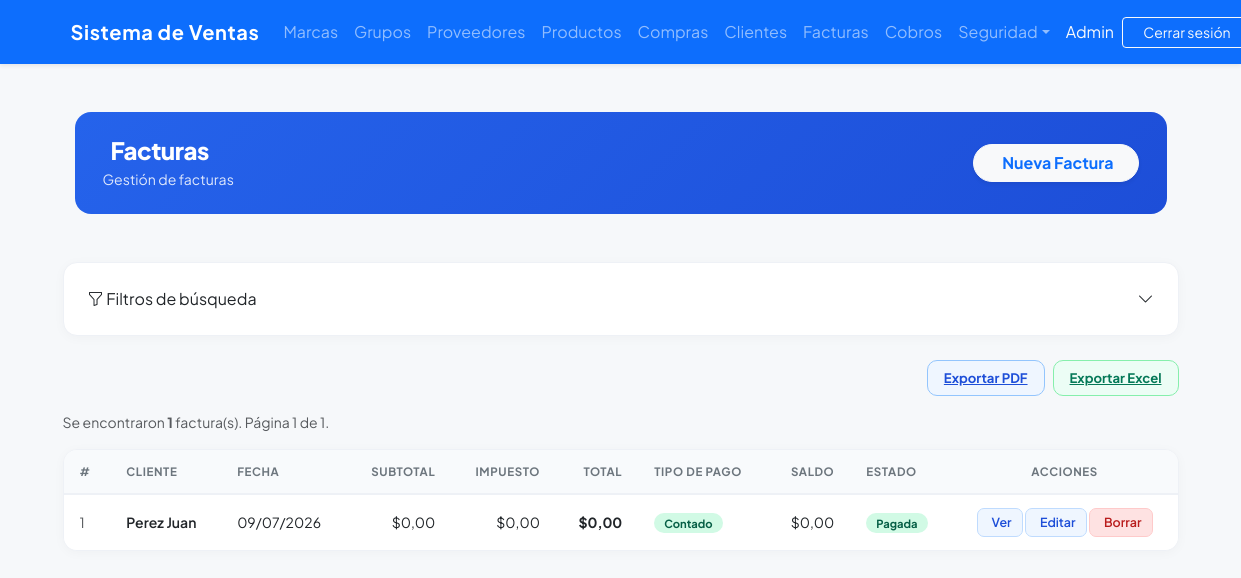
Page /invoices/ (signed in) on the earlier database version.
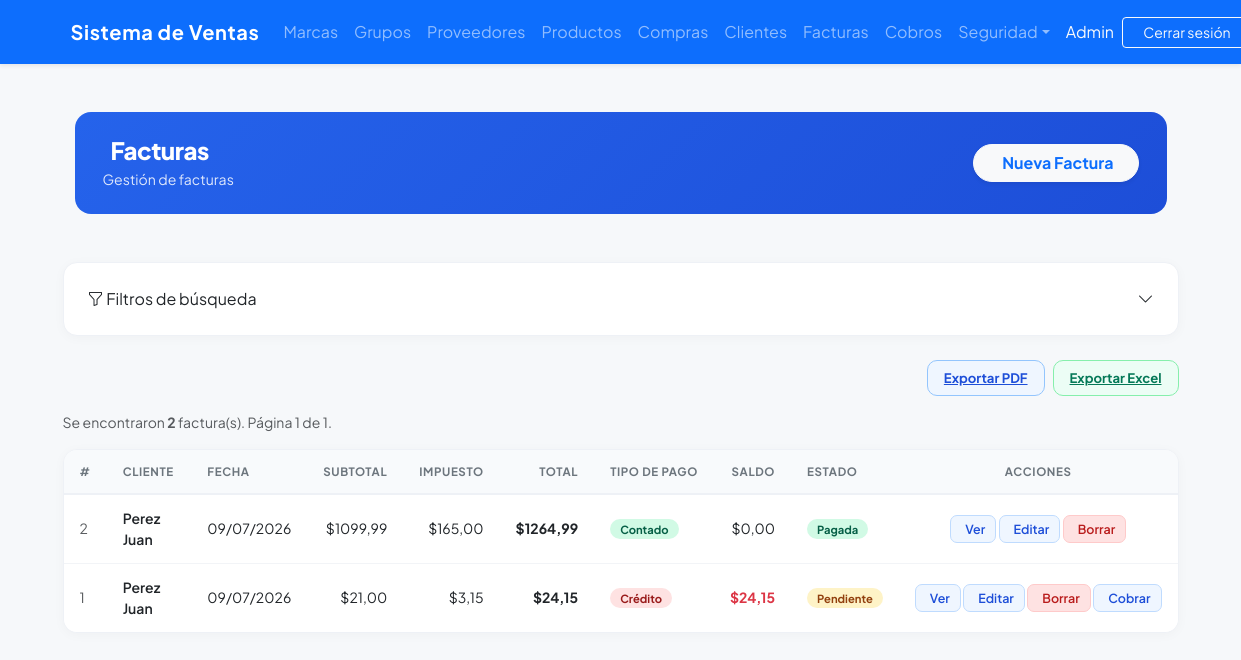
Same page on the later database version.
### billing/models.py (models this page shows, shortened)
class Invoice(models.Model):
    TIPO_PAGO = [
        ('contado', 'Contado'),
        ('credito', 'Crédito'),
    ]
    ESTADO = [
        ('PENDIENTE', 'Pendiente'),
        ('PAGADA', 'Pagada'),
        ('ANULADA', 'Anulada'),
    ]
    customer = models.ForeignKey(Customer, on_delete=models.PROTECT, related_name='Facturas', verbose_name='Cliente')
    invoice_date = models.DateTimeField(auto_now_add=True, verbose_name='Fecha de Factura')
    subtotal = models.DecimalField(max_digits=12, decimal_places=2, default=0, verbose_name='Subtotal')
    tax = models.DecimalField(max_digits=12, decimal_places=2, default=0, verbose_name='Impuesto')
    total = models.DecimalField(max_digits=12, decimal_places=2, default=0, verbose_name='Total')
    tipo_pago = models.CharField(max_length=10, choices=TIPO_PAGO, default='contado', verbose_name='Tipo de Pago')
    saldo = models.DecimalField(max_digits=12, decimal_places=2, default=0, verbose_name='Saldo Pendiente')
    estado = models.CharField(max_length=10, choices=ESTADO, default='PENDIENTE', verbose_name='Estado')
    is_active = models.BooleanField(default=True, verbose_name='Activa')
    class Meta:
        ordering = ['-invoice_date']

class Customer(models.Model):
    dni = models.CharField(max_length=13, unique=True, verbose_name='DNI/RUC', validators=[validate_cedula_ec])
    first_name = models.CharField(max_length=100, verbose_name = 'Nombres')
    last_name = models.CharField(max_length=100, verbose_name = 'Apellidos')
    email = models.EmailField(blank=True, null=True, verbose_name = 'Correo Electronico')
    phone = models.CharField(max_length=20, blank=True, null=True, verbose_name = 'Teléfono')
    address = models.TextField(blank=True, null=True, verbose_name = 'Dirección')
    is_active = models.BooleanField(default=True, verbose_name = 'Activo')
    created_at = models.DateTimeField(auto_now_add=True, verbose_name = 'Creado el')
    updated_at = models.DateTimeField(auto_now=True, verbose_name = 'Actualizado el')
    class Meta:
        ordering = ['last_name', 'first_name']
    def __str__(self): return f'{self.last_name} {self.first_name}'

### billing/views.py (the view, shortened to what this page needs)
# urls.py: path('invoices/', views.InvoiceListView.as_view(), name='invoice_list'),
@method_decorator(audit_action('LIST_INVOICES'), name='dispatch')
class InvoiceListView(LoginRequiredMixin, ExportMixin, GroupRequiredMixin, ListView):
    group_required = ['Administrador', 'Vendedor']
    model = Invoice
    template_name = 'billing/invoice_list.html'
    context_object_name = 'items'
    paginate_by = 10
    export_filename = 'facturas'
    export_fields = [
        ('id', 'ID'),
        ('customer.full_name', 'Cliente'),
        ('invoice_date', 'Fecha de Factura'),
        ('subtotal', 'Subtotal'),
        ('tax', 'Impuesto'),
        ('total', 'Total'),
        ('tipo_pago', 'Tipo de Pago'),
        ('saldo', 'Saldo Pendiente'),
        ('estado', 'Estado'),
        ('is_active', 'Estado')
    ]
    def get_queryset(self):
        qs = super().get_queryset().select_related('customer')
        p = self.request.GET
        if p.get('dni'):
            qs = qs.filter(customer__dni=p['dni'])
        if p.get('customer_name'):
            qs = qs.filter(Q(customer__first_name__icontains=p['customer_name']) | Q(customer__last_name__icontains=p['customer_name']))
        if p.get('tipo_pago'):
            qs = qs.filter(tipo_pago=p['tipo_pago'])
        if p.get('estado'):
            qs = qs.filter(estado=p['estado'])
        if p.get('total_min'):
            try:
                qs = qs.filter(total__gte=Decimal(p['total_min']))
            except Exception:
                pass
        if p.get('total_max'):
            try:
                qs = qs.filter(total__lte=Decimal(p['total_max']))
            except Exception:
                pass
        is_active = p.get('is_active', '')
        if is_active == 'true':
            qs = qs.filter(is_active=True)
        elif is_active == 'false':
            qs = qs.filter(is_active=False)
        return qs

### security/templatetags/security_tags.py (called while the page is built)
@register.filter(name='has_group')
def has_group(user, group_name):
    if not user.is_authenticated:
        return False
    if user.is_superuser:      # el superusuario ve todo
        return True
    return user.groups.filter(name=group_name).exists()

### shared/mixins.py (called while the page is built, shortened)
    def get(self, request, *args, **kwargs):
        export_format = request.GET.get('export')
        return super().get(request, *args, **kwargs)

    def get_context_data(self, **kwargs):
        ctx = super().get_context_data(**kwargs)
        params = self.request.GET.copy()
        params.pop('page', None)
        ctx['query_string'] = params.urlencode()
        fields = self.export_fields
        if not fields:
            fields = [(f.name, str(f.verbose_name).capitalize()) for f in self.model._meta.fields]
        ctx['available_columns'] = fields
        selected = self.request.GET.getlist('columns')
        if not selected:
            selected = [f[0] for f in fields]
        ctx['selected_columns'] = selected
        return ctx

### billing/templates/billing/invoice_list.html (shortened to what the changed rows need)
{% extends 'billing/base.html' %}
{% block content %}
<div class="container-fluid py-4">
  <div class="page-header d-flex justify-content-between align-items-center mb-4">
    <div>
      <h1>Facturas</h1>
    </div>
  </div>
</div>
<p class="text-muted small">
  Se encontraron <strong>{{ paginator.count }}</strong> factura(s).
  Página {{ page_obj.number }} de {{ paginator.num_pages }}.
</p>
<div class="products-table">
  <table class="table mb-0">
    <thead>
      <tr>
        {% if 'id' in selected_columns %}<th>#</th>{% endif %}
        {% if 'customer.full_name' in selected_columns %}<th>Cliente</th>{% endif %}
        {% if 'invoice_date' in selected_columns %}<th>Fecha</th>{% endif %}
        {% if 'subtotal' in selected_columns %}<th class="text-end">Subtotal</th>{% endif %}
        {% if 'tax' in selected_columns %}<th class="text-end">Impuesto</th>{% endif %}
        {% if 'total' in selected_columns %}<th class="text-end">Total</th>{% endif %}
        {% if 'tipo_pago' in selected_columns %}<th>Tipo de Pago</th>{% endif %}
        {% if 'saldo' in selected_columns %}<th class="text-end">Saldo</th>{% endif %}
        {% if 'estado' in selected_columns %}<th>Estado</th>{% endif %}
        <th class="text-center">Acciones</th>
      </tr>
    </thead>
    <tbody>
      {% for inv in items %}
      <tr>
        {% if 'id' in selected_columns %}<td class="text-muted small">{{ inv.id }}</td>{% endif %}
        {% if 'customer.full_name' in selected_columns %}<td class="fw-semibold">{{ inv.customer }}</td>{% endif %}
        {% if 'invoice_date' in selected_columns %}<td>{{ inv.invoice_date|date:"d/m/Y" }}</td>{% endif %}
        {% if 'subtotal' in selected_columns %}<td class="text-end">${{ inv.subtotal }}</td>{% endif %}
        {% if 'tax' in selected_columns %}<td class="text-end">${{ inv.tax }}</td>{% endif %}
        {% if 'total' in selected_columns %}<td class="text-end fw-bold">${{ inv.total }}</td>{% endif %}
        {% if 'tipo_pago' in selected_columns %}
          <td>
            {% if inv.tipo_pago == 'credito' %}
              <span class="badge-inactive">Crédito</span>
            {% else %}
              <span class="badge-active">Contado</span>
            {% endif %}
          </td>
        {% endif %}
        {% if 'saldo' in selected_columns %}
          <td class="text-end {% if inv.saldo > 0 %}text-danger fw-bold{% endif %}">${{ inv.saldo }}</td>
        {% endif %}
        {% if 'estado' in selected_columns %}
          <td>
            {% if inv.estado == 'PAGADA' %}
              <span class="badge-active">Pagada</span>
            {% elif inv.estado == 'ANULADA' %}
              <span class="badge-inactive">Anulada</span>
            {% else %}
              <span class="badge-pending">Pendiente</span>
            {% endif %}
          </td>
        {% endif %}
        <td class="text-center text-nowrap">
          <a href="{% url 'billing:invoice_detail' inv.pk %}" class="btn-view" title="Ver Detalle">
            Ver
          </a>
          <a href="{% url 'billing:invoice_update' inv.pk %}" class="btn-edit">Editar</a>
          <a href="{% url 'billing:invoice_delete' inv.pk %}" class="btn-del">Borrar</a>
          {% if inv.tipo_pago == 'credito' and inv.estado == 'PENDIENTE' %}
            <a href="{% url 'cobros:cobro_create' inv.pk %}" class="btn-edit" title="Registrar pago">
              Cobrar
            </a>
          {% endif %}
        </td>
      </tr>
      {% empty %}
      <tr>
        <td colspan="100" class="text-center py-4 text-muted">
          No se encontraron facturas con los filtros aplicados.
        </td>
      </tr>
      {% endfor %}
    </tbody>
  </table>
</div>
</div>
{% endblock %}

Differences in the rows shown:
added Invoice: id "2", customer "Perez Juan", invoice_date "09/07/2026", subtotal "1099,99", tax "165,00", total "1264,99", tipo_pago "Contado", saldo "0,00", estado "Pagada"
changed Invoice id 1: subtotal "0,00" → "21,00"; tax "0,00" → "3,15"; total "0,00" → "24,15"; saldo "0,00" → "24,15"; tipo_pago "Contado" → "Crédito Cobrar"; estado "Pagada" → "Pendiente"
Other differences:
{{ paginator.count }}: "1" → "2"
